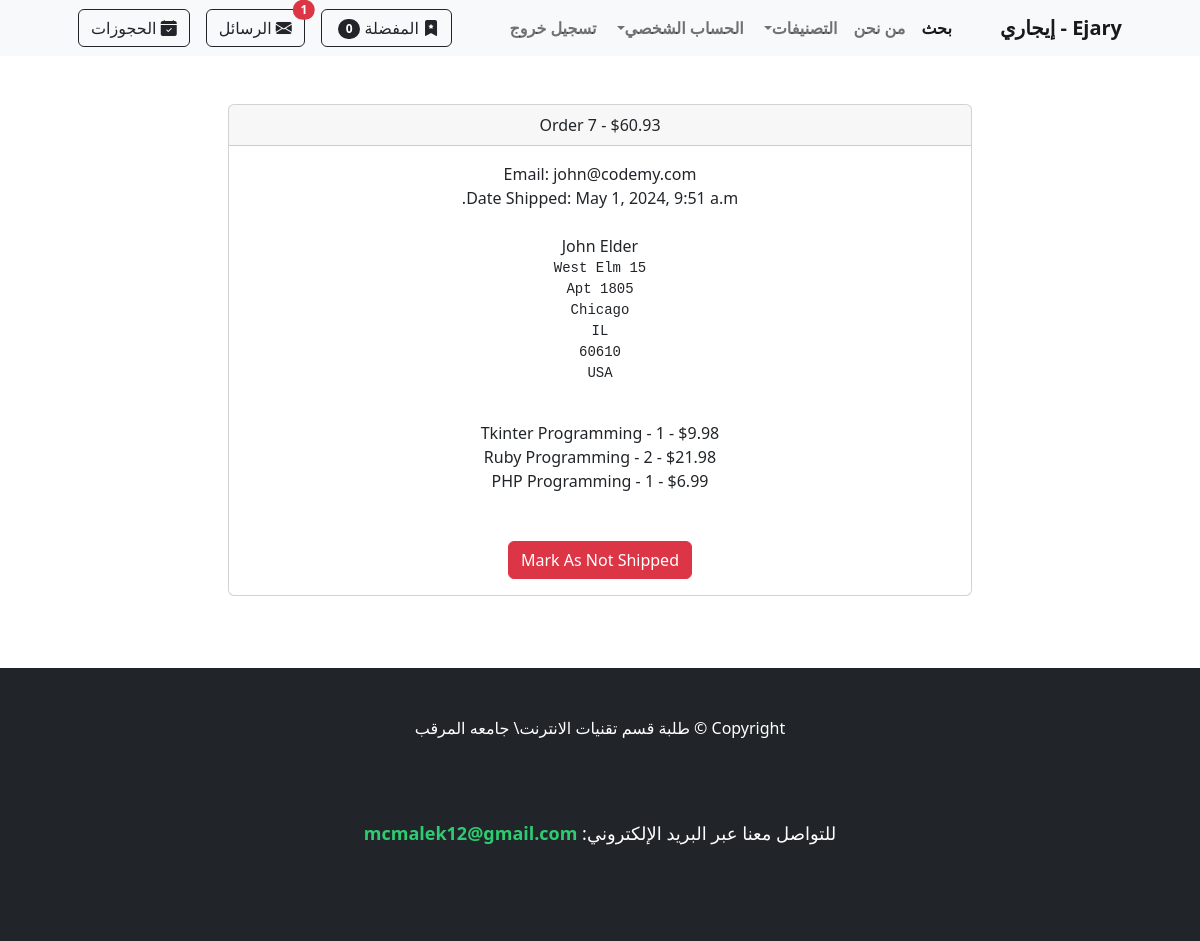
Before: /payment/orders/7 (signed in) with the older database file.
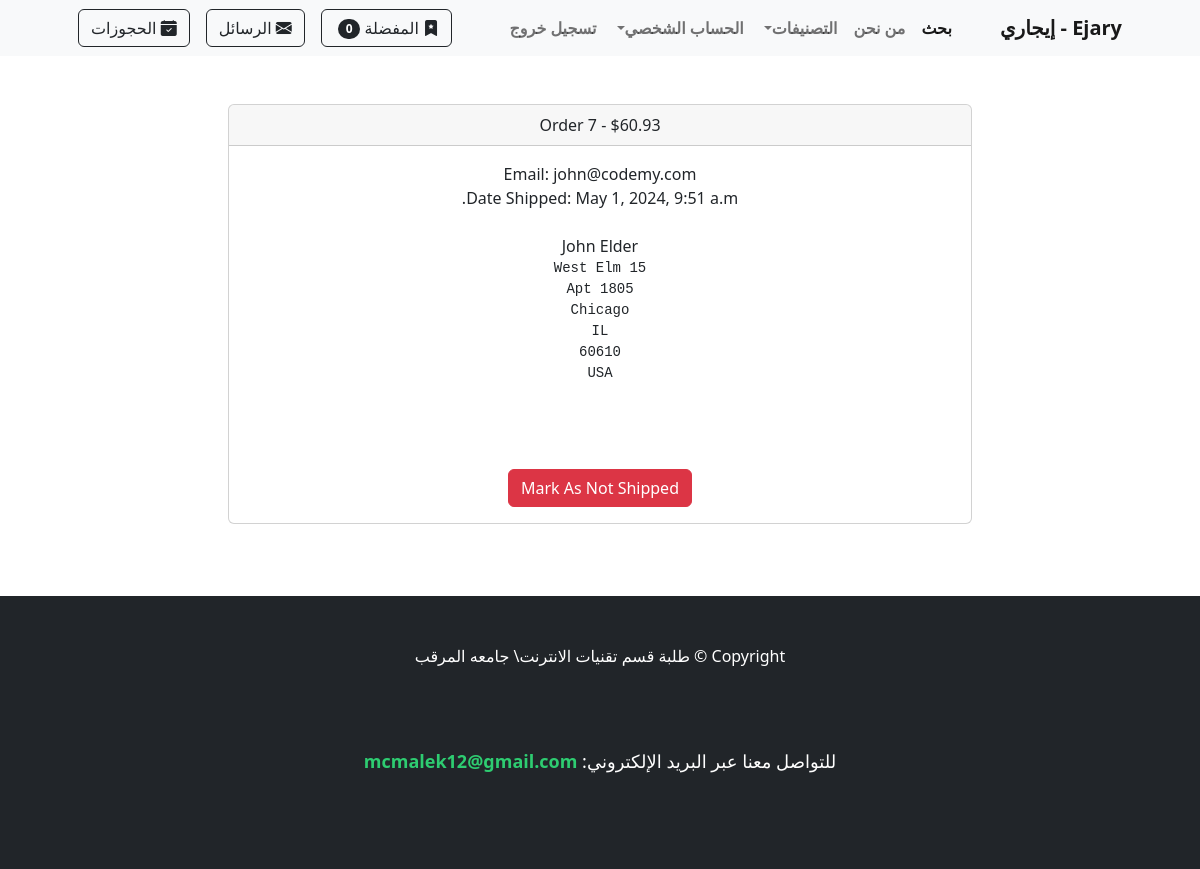
After: the same page with the newer database file.
### payment/models.py (models this page shows, shortened)
class OrderItem(models.Model):
	order = models.ForeignKey(Order, on_delete=models.CASCADE, null=True)
	product = models.ForeignKey(Product, on_delete=models.CASCADE, null=True)
	user = models.ForeignKey(User, on_delete=models.CASCADE, null=True, blank=True)
	quantity = models.PositiveBigIntegerField(default=1)
	price = models.DecimalField(max_digits=7, decimal_places=2)

### store/models.py (models this page shows)
class Product(models.Model):
    name = models.CharField(max_length=100)
    price = models.DecimalField(default=0, decimal_places=2, max_digits=6)
    category = models.ForeignKey(Category, on_delete=models.CASCADE, default=1)
    description = models.CharField(max_length=250, default='', blank=True, null=True)
    image = models.ImageField(upload_to='uploads/product/')
    is_sale = models.BooleanField(default=False)
    sale_price = models.DecimalField(default=0, decimal_places=2, max_digits=6)
    user = models.ForeignKey(User, on_delete=models.CASCADE)  # المستخدم الذي أضاف الإعلان
    city = models.ForeignKey(City, on_delete=models.CASCADE, null=True, blank=True)  # المدينة
    phone_number = models.CharField(
        max_length=10,
        validators=[
            RegexValidator(
                regex=r'^(092|091|094|093)\d{7}$',
                message="Phone number must start with 092, 091, 094, or 093 and be 10 digits long."
            )
        ],
        help_text="Enter a valid phone number starting with 092, 091, 094, or 093."
    )
    def __str__(self):
        return self.name

### payment/views.py (the view, shortened to what this page needs)
# urls.py: path('orders/<int:pk>', views.orders, name='orders'),
def orders(request, pk):
	if request.user.is_authenticated and request.user.is_superuser:
		order = Order.objects.get(id=pk)
		items = OrderItem.objects.filter(order=pk)
		return render(request, 'payment/orders.html', {"order":order, "items":items})
	else:
		messages.success(request, "Access Denied")
		return redirect('home')

### cart/cart.py (called while the page is built)
	def __len__(self):
		return len(self.cart)

### cart/context_processors.py (called while the page is built)
def cart(request):
	return {'cart': Cart(request)}

### store/views.py (called while the page is built)
def categories_processor(request):
    return {
        'categories': Category.objects.all()
    }

def base_context(request):
    if request.user.is_authenticated:
        unread_count = ChatMessage.objects.filter(receiver=request.user, is_read=False).count()
    else:
        unread_count = 0
    return {'unread_count': unread_count}

### payment/templates/payment/orders.html (shortened to what this page needs)
{% extends 'base.html' %}
{% block content %}
        <div class="container">
        	<div class="row">
        		<center>
        			<div class="col-8">
        				<br/><br/>
<div class="card">
  <div class="card-header">
    Order {{ order.id}} - ${{order.amount_paid}}
  </div>
  <div class="card-body">
    Email: {{ order.email}}<br/>
    {% if order.date_shipped %}
      Date Shipped: {{ order.date_shipped}}
    {% else %}
     Date Ordered: {{ order.date_ordered}}
    {% endif %}
    <br/><br/>
    {{ order.full_name }}<br/>
    <pre>{{ order.shipping_address }}
    </pre>
    {% for item in items %}
      {{ item.product }} - {{ item.quantity }} - ${{ item.price }}<br/>
    {% endfor %}
    <br/><br/>
    {% if not order.shipped %}
    <form method="POST">
      {% csrf_token %}
      <input type="hidden" name="shipping_status" value="true">
      <button type="Submit" class="btn btn-success">Mark As Shipped</button>
    </from>
    {% else %}
    <form method="POST">
      <button type="Submit" class="btn btn-danger">Mark As Not Shipped</button>
    {% endif %}
  </div>
</div>
<br/>
<br/><br/>
        			</div>
        		</center>
        	</div>
        </div>
{% endblock %}

Changed rows visible on the page:
removed OrderItem: product "Tkinter Programming", quantity "1", price "9.98"
removed OrderItem: product "Ruby Programming", quantity "2", price "21.98"
removed OrderItem: product "PHP Programming", quantity "1", price "6.99"
Other visible differences:
{{ unread_count }}: "1" → (not shown)
